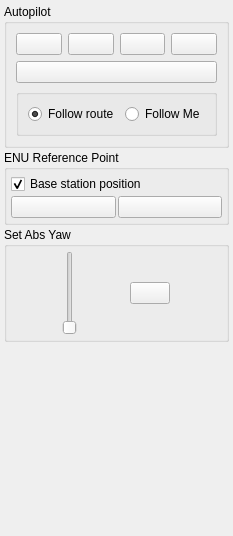
              <widget class="QWidget" name="tabVehicle">
               <attribute name="icon">
                <iconset resource="resources.qrc">
                 <normaloff>:/models/Icons/Sedan-96.png</normaloff>:/models/Icons/Sedan-96.png</iconset>
               </attribute>
               <attribute name="title">
                <string/>
               </attribute>
               <attribute name="toolTip">
                <string>Car control</string>
               </attribute>
               <layout class="QVBoxLayout" name="verticalLayout_8">
                <property name="spacing">
                 <number>2</number>
                </property>
                <property name="leftMargin">
                 <number>4</number>
                </property>
                <property name="topMargin">
                 <number>4</number>
                </property>
                <property name="rightMargin">
                 <number>4</number>
                </property>
                <property name="bottomMargin">
                 <number>4</number>
                </property>
                <item>
                 <widget class="QGroupBox" name="groupBox_23">
                  <property name="title">
                   <string>Autopilot</string>
                  </property>
                  <layout class="QVBoxLayout" name="verticalLayout_33">
                   <property name="rightMargin">
                    <number>9</number>
                   </property>
                   <item>
                    <layout class="QHBoxLayout" name="horizontalLayout_20">
                     <item>
                      <widget class="QPushButton" name="AutopilotRestartPushButton">
                       <property name="toolTip">
                        <string>Reset &amp; Start</string>
                       </property>
                       <property name="text">
                        <string/>
                       </property>
                       <property name="icon">
                        <iconset resource="resources.qrc">
                         <normaloff>:/models/Icons/Restart-96.png</normaloff>:/models/Icons/Restart-96.png</iconset>
                       </property>
                      </widget>
                     </item>
                     <item>
                      <widget class="QPushButton" name="AutopilotStartPushButton">
                       <property name="toolTip">
                        <string>Start</string>
                       </property>
                       <property name="text">
                        <string/>
                       </property>
                       <property name="icon">
                        <iconset resource="resources.qrc">
                         <normaloff>:/models/Icons/Play-96.png</normaloff>:/models/Icons/Play-96.png</iconset>
                       </property>
                      </widget>
                     </item>
                     <item>
                      <widget class="QPushButton" name="AutopilotPausePushButton">
                       <property name="toolTip">
                        <string>Pause (keep state)</string>
                       </property>
                       <property name="text">
                        <string/>
                       </property>
                       <property name="icon">
                        <iconset resource="resources.qrc">
                         <normaloff>:/models/Icons/Pause-96.png</normaloff>:/models/Icons/Pause-96.png</iconset>
                       </property>
                      </widget>
                     </item>
                     <item>
                      <widget class="QPushButton" name="AutopilotStopPushButton">
                       <property name="toolTip">
                        <string>Stop (reset state)</string>
                       </property>
                       <property name="text">
                        <string/>
                       </property>
                       <property name="icon">
                        <iconset resource="resources.qrc">
                         <normaloff>:/models/Icons/Stop-96.png</normaloff>:/models/Icons/Stop-96.png</iconset>
                       </property>
                      </widget>
                     </item>
                    </layout>
                   </item>
                   <item>
                    <widget class="QPushButton" name="AutopilotConfigurePushButton">
                     <property name="toolTip">
                      <string>Settings</string>
                     </property>
                     <property name="text">
                      <string/>
                     </property>
                     <property name="icon">
                      <iconset>
                       <normaloff>Icons/Settings-96.png</normaloff>Icons/Settings-96.png</iconset>
                     </property>
                    </widget>
                   </item>
                   <item>
                    <widget class="QGroupBox" name="ap_modes">
                     <property name="title">
                      <string/>
                     </property>
                     <layout class="QHBoxLayout" name="horizontalLayout_19">
                      <item>
                       <widget class="QRadioButton" name="radioButton_followRoute">
                        <property name="text">
                         <string>Follow route</string>
                        </property>
                        <property name="checked">
                         <bool>true</bool>
                        </property>
                       </widget>
                      </item>
                      <item>
                       <widget class="QRadioButton" name="radioButton_followMe">
                        <property name="text">
                         <string>Follow Me</string>
                        </property>
                       </widget>
                      </item>
                     </layout>
                    </widget>
                   </item>
                  </layout>
                 </widget>
                </item>
                <item>
                 <widget class="QGroupBox" name="groupBox_7">
                  <property name="title">
                   <string>ENU Reference Point</string>
                  </property>
                  <layout class="QGridLayout" name="gridLayout_7">
                   <property name="leftMargin">
                    <number>4</number>
                   </property>
                   <property name="topMargin">
                    <number>4</number>
                   </property>
                   <property name="rightMargin">
                    <number>4</number>
                   </property>
                   <property name="bottomMargin">
                    <number>4</number>
                   </property>
                   <property name="spacing">
                    <number>2</number>
                   </property>
                   <item row="3" column="0">
                    <widget class="QPushButton" name="mapGetEnuButton">
                     <property name="toolTip">
                      <string>Get enu reference point from car and use it</string>
                     </property>
                     <property name="text">
                      <string/>
                     </property>
                     <property name="icon">
                      <iconset resource="resources.qrc">
                       <normaloff>:/models/Icons/Upload-96.png</normaloff>:/models/Icons/Upload-96.png</iconset>
                     </property>
                    </widget>
                   </item>
                   <item row="3" column="1">
                    <widget class="QPushButton" name="mapSetEnuButton">
                     <property name="toolTip">
                      <string>Set current ENU reference point</string>
                     </property>
                     <property name="text">
                      <string/>
                     </property>
                     <property name="icon">
                      <iconset resource="resources.qrc">
                       <normaloff>:/models/Icons/Download-96.png</normaloff>:/models/Icons/Download-96.png</iconset>
                     </property>
                    </widget>
                   </item>
                   <item row="2" column="0" colspan="2">
                    <widget class="QCheckBox" name="mapEnuBaseBox">
                     <property name="toolTip">
                      <string>Use base station position from RTCM as ENU reference</string>
                     </property>
                     <property name="text">
                      <string>Base station position</string>
                     </property>
                     <property name="checked">
                      <bool>true</bool>
                     </property>
                    </widget>
                   </item>
                  </layout>
                 </widget>
                </item>
                <item>
                 <widget class="QGroupBox" name="groupBox_10">
                  <property name="title">
                   <string>Set Abs Yaw</string>
                  </property>
                  <layout class="QHBoxLayout" name="horizontalLayout_8">
                   <property name="spacing">
                    <number>2</number>
                   </property>
                   <property name="leftMargin">
                    <number>4</number>
                   </property>
                   <property name="topMargin">
                    <number>4</number>
                   </property>
                   <property name="rightMargin">
                    <number>4</number>
                   </property>
                   <property name="bottomMargin">
                    <number>4</number>
                   </property>
                   <item>
                    <widget class="QSlider" name="mapAbsYawSlider">
                     <property name="maximum">
                      <number>360</number>
                     </property>
                     <property name="tickPosition">
                      <enum>QSlider::NoTicks</enum>
                     </property>
                    </widget>
                   </item>
                   <item>
                    <widget class="QPushButton" name="mapSetAbsYawButton">
                     <property name="sizePolicy">
                      <sizepolicy hsizetype="Fixed" vsizetype="Fixed">
                       <horstretch>0</horstretch>
                       <verstretch>0</verstretch>
                      </sizepolicy>
                     </property>
                     <property name="statusTip">
                      <string>Set</string>
                     </property>
                     <property name="text">
                      <string/>
                     </property>
                     <property name="icon">
                      <iconset resource="resources.qrc">
                       <normaloff>:/models/Icons/Download-96.png</normaloff>:/models/Icons/Download-96.png</iconset>
                     </property>
                    </widget>
                   </item>
                  </layout>
                 </widget>
                </item>
                <item>
                 <spacer name="verticalSpacer_2">
                  <property name="orientation">
                   <enum>Qt::Vertical</enum>
                  </property>
                  <property name="sizeHint" stdset="0">
                   <size>
                    <width>20</width>
                    <height>190</height>
                   </size>
                  </property>
                 </spacer>
                </item>
               </layout>
              </widget>
